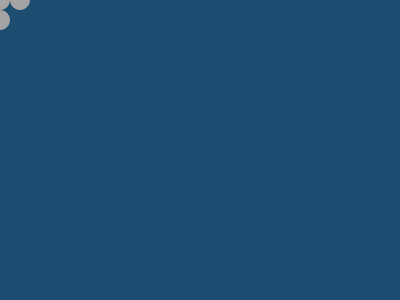
Frame 1 (no input)
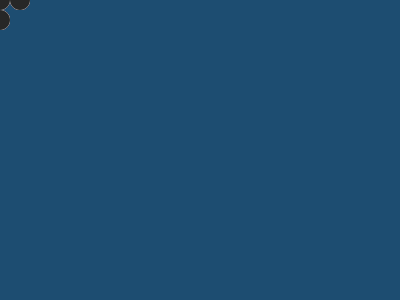
Frame 60 (the mouse pressed at the canvas centre just before this capture)
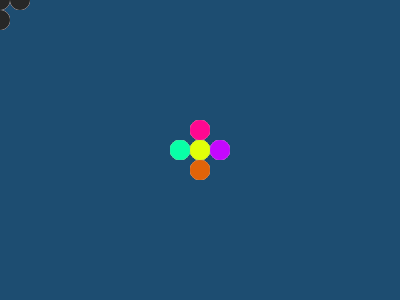
Frame 120 (the mouse held since frame 60 and released just before this capture)

The Processing sketch that drew these frames (run headless with seeded random() and noise(); from frame 60 on, the mouse is pressed at the canvas centre):

// Processing sketch: processing_60056
// ── processing_60056.pde

void setup(){
  size(400,300);
  background(29,77,113);
  frameRate(5);
  rectMode(CENTER);
  smooth();
  noCursor();
}

void draw(){
  noStroke();
  fill(random(0,255));
    ellipse(mouseX,mouseY,20,20);
    ellipse(mouseX+20,mouseY,20,20);
    ellipse(mouseX-20,mouseY,20,20);
    ellipse(mouseX,mouseY+20,20,20);
    ellipse(mouseX,mouseY-20,20,20);
    
  if(mousePressed){
    fill(225,255,8);
      ellipse(mouseX,mouseY,20,20);
    fill(196,8,255);
      ellipse(mouseX+20,mouseY,20,20);
    fill(8,255,166);
      ellipse(mouseX-20,mouseY,20,20);
    fill(225,99,8);
      ellipse(mouseX,mouseY+20,20,20);
    fill(255,8,144);
      ellipse(mouseX,mouseY-20,20,20);}
      
      }
